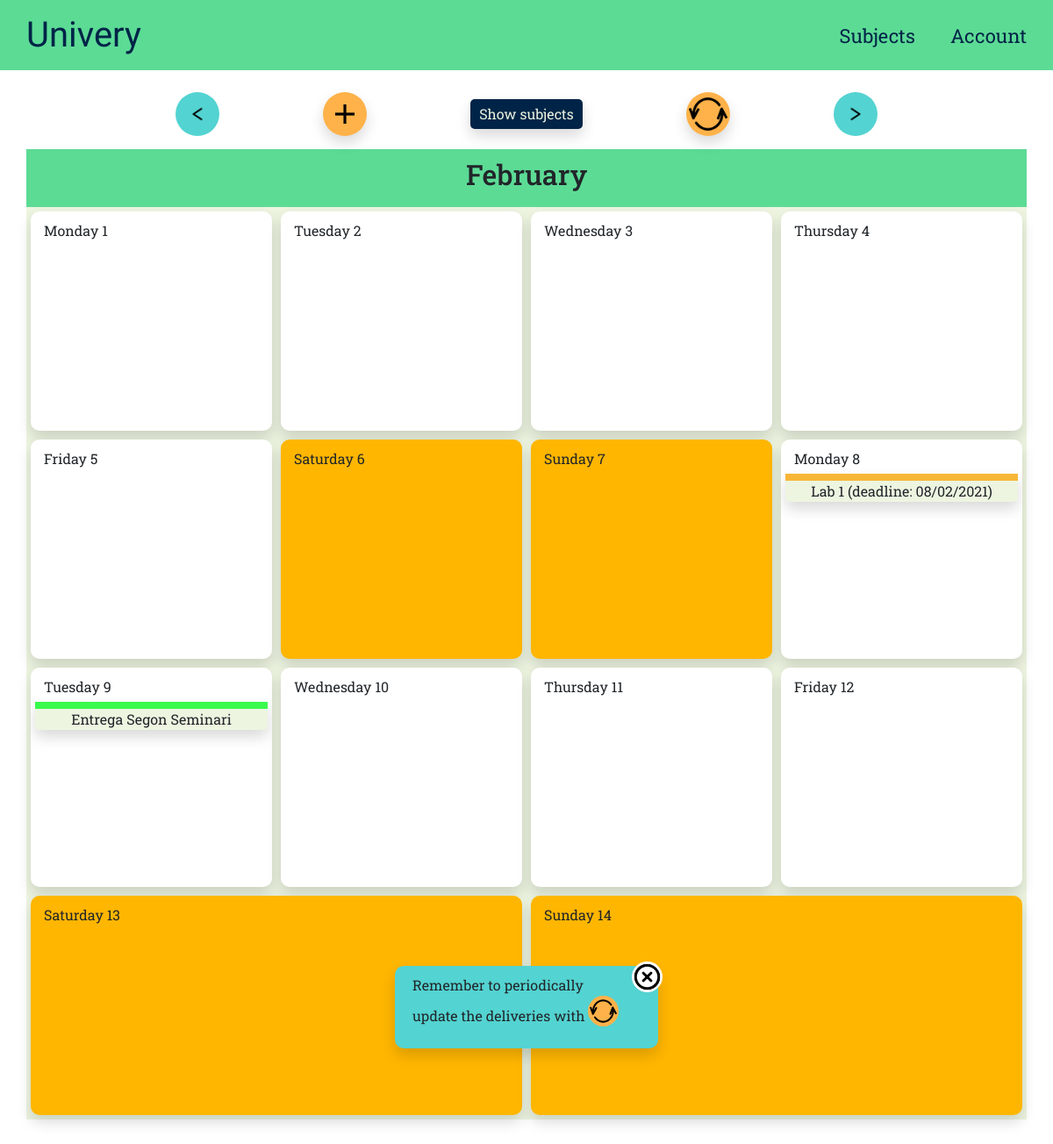
/calendar/1 (signed in), run on the app's committed database.
### app/models.py (models this page shows, shortened)
class Delivery(db.Model):
    id = db.Column(db.Integer, primary_key=True)
    identification = db.Column(db.String(15), nullable=False, default=0)
    name = db.Column(db.String(80), nullable=False)
    description = db.Column(db.String(1000))
    toDate = db.Column(db.DateTime, nullable=True)
    toDateStr = db.Column(db.String(20), nullable=True)
    url = db.Column(db.String(300), nullable=True)
    hasEnded = db.Column(db.Boolean, nullable=False, default=False)
    subject_id = db.Column(db.String(15), db.ForeignKey('subject.identification'), nullable=False)
    users = db.relationship("UserDelivery", back_populates="delivery")

### app/deliveries/routes.py (the view)
@deliveries.route("/calendar")
@deliveries.route("/calendar/<int:n>")
@login_required
def calendar(n=0):
    days, month = get_days(n,
        lambda ud, i_day: ud.delivery.toDateStr == str(i_day.date()))
    return render_template('delivery/calendar.html', title="Calendar",
        days=days, month=month, view=n, actions=ACTIONS)

### app/deliveries/utils.py (called while the page is built)
def build_data(deliveries):
    return [{
            "id": ud.delivery.id,
            "name": ud.delivery.name,
            "description": ud.delivery.description,
            "toDate": ud.delivery.toDate,
            "toDateStr": ud.delivery.toDate.strftime(DATE_FORMAT),
            "url": ud.delivery.url,
            "type": getType(ud),
            "subject_name": getSubjectById(ud.delivery.subject_id).name,
            "subject_color": USbySubject(ud.delivery.subject_id).color
        } for ud in deliveries]

def getType(ud):
    if ud.isEliminated:
        return "Removed"
    elif ud.isDone:
        return "Done"
    return "Undone"

def get_days(view, restriction):
    today = datetime.today()
    first_day = today - timedelta(days=today.weekday()) # Current week's Monday
    first_day += timedelta(days=NDAYS*view)             # Go back/forward view weeks
    days, months = [], set()
    for i in range(0, NDAYS):
        i_day = first_day + timedelta(days=i)
        months.add(i_day.strftime("%B"))
        elements = {
            'deliveries':build_data([
                ud for ud in UDnotDone() if restriction(ud, i_day)
            ]) if i_day >= today else [],
            'day_name': i_day.strftime("%A") + " " + str(i_day.day),
            'color': day_color(today, i_day),
            'class': "hideCalendarMobile" if i_day < today else "",
            'id': str(i_day.day)+"-"+str(i_day.month)}
        days.append(elements)
    return days, "/".join(list(months))

def day_color(today, iday):
    if iday == today:
        return '#d6ceba'    # Color for today
    elif iday.weekday() > 4:
        return '#ffb600'    # Color for weekend
    elif iday < today:
        return '#000'       # Color for past
    else:
        return '#fff'       # Color for future

### app/global_utils.py (called while the page is built)
def UDnotDone():
    return db.session.query(UserDelivery).filter_by(
        user_id=current_user.id,
        isDone=False,
        isEliminated=False
    ).all()

def USbySubject(subject_id):
    return db.session.query(UserSubject).filter_by(
        subject_id=subject_id,
        user_id=current_user.id
    ).first()

def getSubjectById(id):
    return db.session.query(Subject
    ).filter_by(identification=id
    ).first()

### app/main/utils.py (called while the page is built)
    def __call__(self):
        if self.boolean:
            return render_template('errors/maintenance.html', title="Error")

### app/models.py (called while the page is built)
@login_manager.user_loader
def load_user(id):
    return User.query.get(int(id))

### app/templates/delivery/calendar.html
{% extends "home.html" %}
{% block deliveries %}
<div class="menu">
    <div class="info">
        <div>
            <a href="{{ url_for('deliveries.calendar', n=view-1) if view > 0 else pass}}">
                <img class="del-type-img" src="/static/web_pics/prev.png" alt="">
            </a>
        </div>
        <div>
            <a href="{{ url_for('deliveries.add_delivery', next=request.endpoint) }}">
                <img class="shadow action-img" src="/static/web_pics/add.png" alt="">
            </a>
        </div>
        <div>
            <p id="colors-btn" class="show-colors shadow">Show subjects</p>
        </div>
        <div>
            <a href="{{ url_for('deliveries.update_deliveries', next=request.endpoint) }}">
                <img class="shadow action-img" src="/static/web_pics/refresh.png" alt="">
            </a>
        </div>
        <div>
            <a href="{{url_for('deliveries.calendar', n=view+1)}}"><img class="del-type-img" src="/static/web_pics/next.png" alt=""></a>
        </div>
    </div>
    <div class="calendar-page">
        <h2 class="center-text sm-vr-pd">{{month}}</h2>
        <div class="calendar">
            {% for day in days %}
            <div class="day shadow {{day['class']}}" style="background-color: {{day['color']}};">
                <p class="day-name">{{day['day_name']}}</p>
                {% for d in day['deliveries'] %}
                <div id="{{day['id']}}" class="day-element shadow" onclick='openPopup({{ d|tojson }}, "/calendar/{{view}}", this.id)'
                     style="--color: {{d['subject_color']}};">
                    <p>{{d['name']}}</p>
                </div>
                {% endfor %}
            </div>
            {% endfor %}
        </div>
    </div>
</div>
{% endblock deliveries %}

### app/static/main.css (style rules this page uses)
* { margin: 0; padding: 0; -webkit-box-sizing: border-box; box-sizing: border-box; }
body { font-family: "Roboto Slab", serif; }
.center-text { text-align: center; }
.sm-vr-pd { padding-top: 10px; padding-bottom: 10px; }
.shadow { -webkit-box-shadow: rgba(255, 255, 255, 0.1) 0px 1px 1px 0px inset, rgba(50, 50, 93, 0.25) 0px 50px 100px -20px, rgba(0, 0, 0, 0.3) 0px 30px 60px -30px; box-shadow: rgba(255, 255, 255, 0.1) 0px 1px 1px 0px inset, rgba(50, 50, 93, 0.25) 0px 50px 100px -20px, rgba(0, 0, 0, 0.3) 0px 30px 60px -30px; }
.calendar-page { background-color: #5cdb95; font-family: "Roboto Slab", serif; margin-bottom: 100px; }
.calendar { background-color: #edf5e1; display: -webkit-box; display: -ms-flexbox; display: flex; -ms-flex-wrap: wrap; flex-wrap: wrap; -ms-flex-line-pack: start; align-content: flex-start; }
.day { margin: 5px; padding: 10px 5px; border-radius: 10px; height: 250px; overflow-y: auto; -webkit-box-flex: 1; -ms-flex: 1 0 calc(100%/8); flex: 1 0 calc(100%/8); }
@media (max-width: 1400px) { .day { -webkit-box-flex: 1; -ms-flex: 1 0 calc(100%/5); flex: 1 0 calc(100%/5); } }
.day-name { padding: 0px; margin-bottom: 5px; margin-left: 10px; }
.day-element { cursor: pointer; border-top: var(--color) 8px solid; background-color: #edf5e1; border-bottom-left-radius: 5px; border-bottom-right-radius: 5px; padding: 0 2px; text-align: center; }
.action-img { margin: 15px 0px; background-color: #feb249; border-radius: 50%; width: 50px; }
.menu { width: 95%; margin: 10px auto; }
.info { width: calc(min(800px, 90%)); margin: 0 auto; display: -webkit-box; display: -ms-flexbox; display: flex; -webkit-box-pack: justify; -ms-flex-pack: justify; justify-content: space-between; -webkit-box-align: center; -ms-flex-align: center; align-items: center; }
.show-colors { font-family: "Roboto Slab", serif; margin: 0; background-color: #002447; padding: 5px 10px; color: #edf5e1; border-radius: 5px; cursor: help; }
.del-type-img { background-color: #53d3d1; border-radius: 50%; padding: 10px; width: 50px; }

### data on the page
Delivery: name "Lab 1 (deadline: 08/02/2021)"
Delivery: name "Entrega Segon Seminari"

### other printed values
{{ month }} "February"
{{ day['day_name'] }} "Monday 1" "Tuesday 2" "Wednesday 3" "Thursday 4" "Friday 5" "Saturday 6" "Sunday 7" "Monday 8" "Tuesday 9" "Wednesday 10" "Thursday 11" "Friday 12" "Saturday 13" "Sunday 14"
